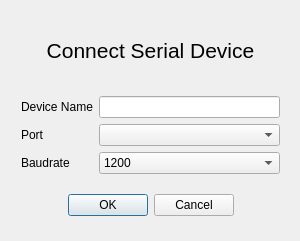
<?xml version="1.0" encoding="UTF-8"?>
<ui version="4.0">
 <class>ConnectSerialDeviceDialog</class>
 <widget class="QDialog" name="ConnectSerialDeviceDialog">
  <property name="geometry">
   <rect>
    <x>0</x>
    <y>0</y>
    <width>300</width>
    <height>241</height>
   </rect>
  </property>
  <property name="windowTitle">
   <string>ConnectSerialDeviceDialog</string>
  </property>
  <widget class="QWidget" name="verticalLayoutWidget">
   <property name="geometry">
    <rect>
     <x>0</x>
     <y>0</y>
     <width>301</width>
     <height>241</height>
    </rect>
   </property>
   <layout class="QVBoxLayout" name="verticalLayout">
    <item>
     <widget class="QLabel" name="connectSerialLabel">
      <property name="font">
       <font>
        <pointsize>16</pointsize>
       </font>
      </property>
      <property name="frameShape">
       <enum>QFrame::NoFrame</enum>
      </property>
      <property name="text">
       <string>Connect Serial Device</string>
      </property>
      <property name="scaledContents">
       <bool>false</bool>
      </property>
      <property name="alignment">
       <set>Qt::AlignCenter</set>
      </property>
     </widget>
    </item>
    <item>
     <layout class="QFormLayout" name="connectSerialForm">
      <property name="sizeConstraint">
       <enum>QLayout::SetDefaultConstraint</enum>
      </property>
      <property name="fieldGrowthPolicy">
       <enum>QFormLayout::AllNonFixedFieldsGrow</enum>
      </property>
      <property name="labelAlignment">
       <set>Qt::AlignLeading|Qt::AlignLeft|Qt::AlignVCenter</set>
      </property>
      <property name="formAlignment">
       <set>Qt::AlignLeading|Qt::AlignLeft|Qt::AlignVCenter</set>
      </property>
      <property name="leftMargin">
       <number>10</number>
      </property>
      <property name="rightMargin">
       <number>10</number>
      </property>
      <item row="0" column="0">
       <widget class="QLabel" name="deviceNameLabel">
        <property name="text">
         <string>Device Name</string>
        </property>
       </widget>
      </item>
      <item row="0" column="1">
       <widget class="QLineEdit" name="deviceNameLineEdit"/>
      </item>
      <item row="1" column="0">
       <widget class="QLabel" name="portLabel">
        <property name="text">
         <string>Port</string>
        </property>
       </widget>
      </item>
      <item row="1" column="1">
       <widget class="QComboBox" name="portComboBox"/>
      </item>
      <item row="2" column="0">
       <widget class="QLabel" name="baudrateLabel">
        <property name="text">
         <string>Baudrate</string>
        </property>
       </widget>
      </item>
      <item row="2" column="1">
       <widget class="QComboBox" name="baudrateComboBox">
        <item>
         <property name="text">
          <string>1200</string>
         </property>
        </item>
        <item>
         <property name="text">
          <string>2400</string>
         </property>
        </item>
        <item>
         <property name="text">
          <string>4800</string>
         </property>
        </item>
        <item>
         <property name="text">
          <string>9600</string>
         </property>
        </item>
        <item>
         <property name="text">
          <string>19200</string>
         </property>
        </item>
        <item>
         <property name="text">
          <string>38400</string>
         </property>
        </item>
        <item>
         <property name="text">
          <string>57600</string>
         </property>
        </item>
        <item>
         <property name="text">
          <string>115200</string>
         </property>
        </item>
        <item>
         <property name="text">
          <string>230400</string>
         </property>
        </item>
        <item>
         <property name="text">
          <string>460800</string>
         </property>
        </item>
        <item>
         <property name="text">
          <string>921600</string>
         </property>
        </item>
       </widget>
      </item>
     </layout>
    </item>
    <item>
     <widget class="QDialogButtonBox" name="connectSerialConfirm">
      <property name="sizePolicy">
       <sizepolicy hsizetype="Preferred" vsizetype="Fixed">
        <horstretch>0</horstretch>
        <verstretch>0</verstretch>
       </sizepolicy>
      </property>
      <property name="minimumSize">
       <size>
        <width>0</width>
        <height>50</height>
       </size>
      </property>
      <property name="standardButtons">
       <set>QDialogButtonBox::Cancel|QDialogButtonBox::Ok</set>
      </property>
      <property name="centerButtons">
       <bool>true</bool>
      </property>
     </widget>
    </item>
   </layout>
  </widget>
 </widget>
 <layoutdefault spacing="6" margin="11"/>
 <resources/>
 <connections/>
</ui>
